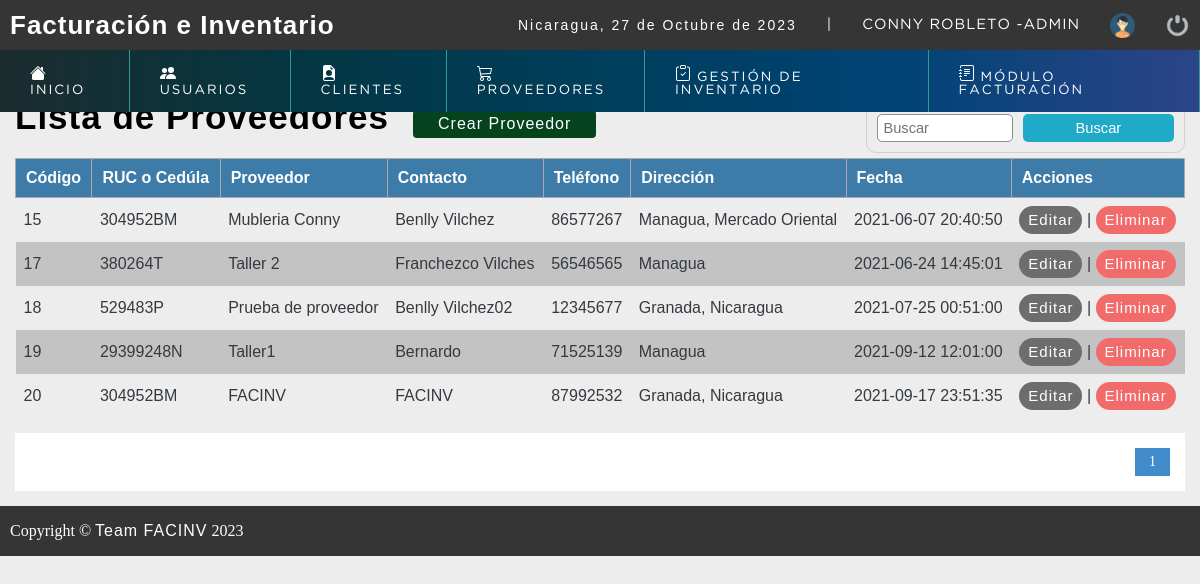
/sistema/lista_proveedor.php (signed in), run on the app's committed database.
### tables this page shows
CREATE TABLE `proveedor` (
  `codproveedor` int(11) NOT NULL,
  `ruc` varchar(100) DEFAULT NULL,
  `proveedor` varchar(100) DEFAULT NULL,
  `contacto` varchar(100) DEFAULT NULL,
  `telefono` bigint(11) DEFAULT NULL,
  `direccion` text DEFAULT NULL,
  `date_add` datetime NOT NULL DEFAULT current_timestamp(),
  `usuario_id` int(11) NOT NULL,
  `estatus` int(11) NOT NULL DEFAULT 1
);

### sistema/lista_proveedor.php (the view, shortened to what this page needs)
<?php
	include "../conexion.php";
 ?>
<!DOCTYPE html>
<html lang="en">
<head>
	<?php include "includes/scripts.php"; ?>
</head>
<body>
	<?php include "includes/header.php"; ?>
	<section id="container">
		<h1>Lista de Proveedores</h1>
		<a href="registro_proveedor.php" class="btn_new">Crear Proveedor</a>
		<form action="buscar_proveedor.php" method="get" class="form_search">
			<input type="text" name="busqueda" id="busqueda" placeholder="Buscar">
			<input type="submit" value="Buscar" class="btn_search">
		</form>
		<table>
			<tr>
				<th>Código</th>
				<th>RUC o Cedúla</th>
				<th>Proveedor</th>
				<th>Contacto</th>
				<th>Teléfono</th>
				<th>Dirección</th>
				<th>Fecha</th>
				<th>Acciones</th>
			</tr>
		<?php
			$sql_registe = mysqli_query($conection,"SELECT COUNT(*) as total_registro FROM proveedor WHERE estatus = 1 ");
			$result_register = mysqli_fetch_array($sql_registe);
			$total_registro = $result_register['total_registro'];
			$por_pagina = 10;
			if(empty($_GET['pagina']))
			{
				$pagina = 1;
			}else{
				$pagina = $_GET['pagina'];
			}
			$desde = ($pagina-1) * $por_pagina;
			$total_paginas = ceil($total_registro / $por_pagina);
			$query = mysqli_query($conection,"SELECT * FROM proveedor WHERE estatus = 1 ORDER BY codproveedor ASC LIMIT $desde,$por_pagina
				");
			$result = mysqli_num_rows($query);
			if($result > 0){
				while ($data = mysqli_fetch_array($query)) {
			?>
				<tr>
					<td><?php echo $data["codproveedor"]; ?></td>
					<td><?php echo $data["ruc"]; ?></td>
					<td><?php echo $data["proveedor"]; ?></td>
					<td><?php echo $data["contacto"]; ?></td>
					<td><?php echo $data["telefono"]; ?></td>
					<td><?php echo $data["direccion"]; ?></td>
					<td><?php echo $data["date_add"]; ?></td>
					<td>
						<a class="link_edit" href="editar_proveedor.php?id=<?php echo $data["codproveedor"]; ?>">Editar</a>
						|
						<a class="link_delete" href="eliminar_confirmar_proveedor.php?id=<?php echo $data["codproveedor"]; ?>">Eliminar</a>
					</td>
				</tr>
		<?php
				}
			}
		 ?>
		</table>
		<div class="paginador">
			<ul>
			<?php
				for ($i=1; $i <= $total_paginas; $i++) {
					if($i == $pagina)
					{
						echo '<li class="pageSelected">'.$i.'</li>';
					}else{
						echo '<li><a href="?pagina='.$i.'">'.$i.'</a></li>';
					}
				}
			 ?>
			</ul>
		</div>
	</section>
	<?php include "includes/footer.php"; ?>
</body>
</html>

### sistema/css/style.css (style rules this page uses)
* { margin: 0; padding: 0; box-sizing: border-box; }
body { background: #ededed; }
h1, h2, h3, h4, h5, h6 { font-family: 'arial'; font-weight: bold; letter-spacing: 1px; }
h1 { font-size: 26px; }
a { text-decoration: none; font-family: arial; letter-spacing: 1px; }
#container { padding: 90px 15px 15px; }
form { background: #FFF; margin: auto; padding: 20px 50px; border: 1px solid #d1d1d1; }
input,select { display: block; width: 100%; font-size: 11pt; padding: 5px; border: 1px solid #85929e; border-radius: 5px; }
.btn_new { display: inline-block; background: #05421e; color: #FFF; padding: 5px 25px; border-radius: 4px; margin: 20px; }
#container h1 { font-size: 35px; display : inline-block; }
table { color: #343a40; border-collapse: collapse; font-size: 12pt; font-family: 'arial'; width: 100%; overflow: hidden; }
table th { text-align: left; padding: 10px; background: #3d7ba8; color:#fff; border: 1px solid #AAAAAA; overflow: hidden; }
table tr:nth-child(odd) { background: rgba(0, 0, 0, 0.178); }
table td { padding: 8px; margin: 15px; }
.link_edit { display: inline-block; padding: 7px 9px; border-radius: 100px; background: rgb(110, 108, 108); color: #fff; font-weight: 60; font-size: 15px; line-height: 14px; }
.link_delete { display: inline-block; padding: 7px 9px; border-radius: 100px; background: #f26b6b;; color: #fff; font-weight: 60; font-size: 15px; line-height: 14px; }
.paginador ul { padding: 15px; list-style: none; background: #FFF; margin-top: 15px; display: -webkit-flex; display: -moz-flex; display: -ms-flex; display: -o-flex; display: flex; justify-content: flex-end; }
.paginador a, .pageSelected { color: #428bca; border: 1px solid #ddd; padding: 5px; display: inline-block; font-size: 14px; text-align: center; width: 35px; }
.pageSelected { color: #FFF; background: #428bca; border: 1px solid #428bca; }
.form_search { margin-top: 13px; display: -webkit-flex; display: -moz-flex; display: -ms-flex; display: -o-flex; display: flex; float: right; background: initial; padding: 10px; border-radius: 10px; }
.form_search .btn_search { background: #1faac8; color: #FFF; padding: 0 20px; border: 0; cursor: pointer; margin-left: 10px; }

### data on the page
proveedor: codproveedor "15", ruc "304952BM", proveedor "Mubleria Conny", contacto "Benlly Vilchez", telefono "86577267", direccion "Managua, Mercado Oriental", date_add "2021-06-07 20:40:50"
proveedor: codproveedor "17", ruc "380264T", proveedor "Taller 2", contacto "Franchezco Vilches", telefono "56546565", direccion "Managua", date_add "2021-06-24 14:45:01"
proveedor: codproveedor "18", ruc "529483P", proveedor "Prueba de proveedor", contacto "Benlly Vilchez02", telefono "12345677", direccion "Granada, Nicaragua", date_add "2021-07-25 00:51:00"
proveedor: codproveedor "19", ruc "29399248N", proveedor "Taller1", contacto "Bernardo", telefono "71525139", direccion "Managua", date_add "2021-09-12 12:01:00"
proveedor: codproveedor "20", ruc "304952BM", proveedor "FACINV", contacto "FACINV", telefono "87992532", direccion "Granada, Nicaragua", date_add "2021-09-17 23:51:35"

### other printed values
fechaC() "27 de Octubre de 2023"
$_SESSION['nombre'] "CONNY ROBLETO"
$_SESSION['user'] "ADMIN"
